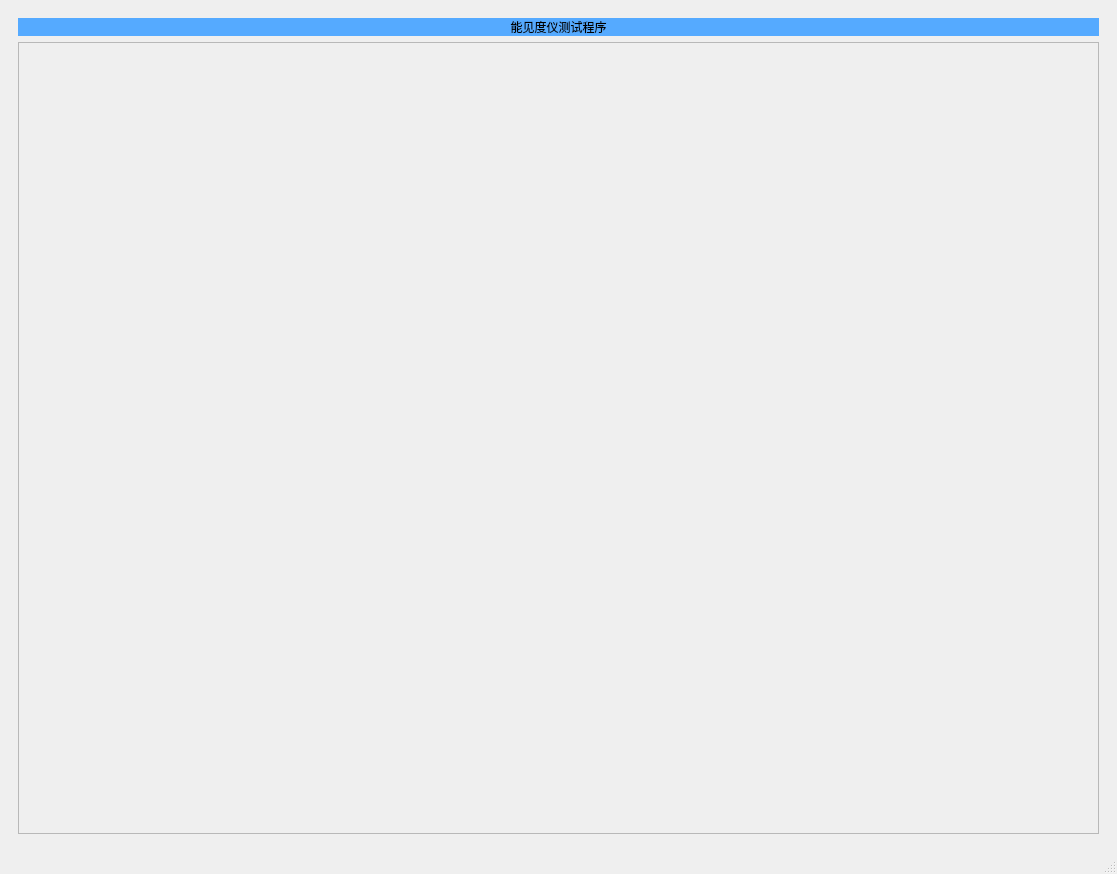
<?xml version="1.0" encoding="UTF-8"?>
<ui version="4.0">
 <class>MainWindow</class>
 <widget class="QMainWindow" name="MainWindow">
  <property name="geometry">
   <rect>
    <x>0</x>
    <y>0</y>
    <width>1117</width>
    <height>874</height>
   </rect>
  </property>
  <property name="windowTitle">
   <string>能见度仪器测试程序</string>
  </property>
  <widget class="QWidget" name="centralwidget">
   <layout class="QGridLayout" name="gridLayout_5">
    <item row="0" column="0">
     <widget class="QWidget" name="headWidget" native="true">
      <layout class="QVBoxLayout" name="verticalLayout_2">
       <item>
        <widget class="QLabel" name="labLogoCn">
         <property name="styleSheet">
          <string notr="true">font: 32pt &quot;微软雅黑&quot;;
background-color: rgb(85, 170, 255);</string>
         </property>
         <property name="text">
          <string>能见度仪测试程序</string>
         </property>
         <property name="alignment">
          <set>Qt::AlignCenter</set>
         </property>
        </widget>
       </item>
       <item>
        <widget class="QScrollArea" name="scrollArea">
         <property name="widgetResizable">
          <bool>true</bool>
         </property>
         <widget class="QWidget" name="scrollAreaWidgetContents">
          <property name="geometry">
           <rect>
            <x>0</x>
            <y>0</y>
            <width>1071</width>
            <height>728</height>
           </rect>
          </property>
          <layout class="QVBoxLayout" name="verticalLayout">
           <item>
            <widget class="QWidget" name="widget" native="true">
             <layout class="QGridLayout" name="gridLayout">
              <property name="leftMargin">
               <number>0</number>
              </property>
              <property name="topMargin">
               <number>0</number>
              </property>
              <property name="rightMargin">
               <number>0</number>
              </property>
              <property name="bottomMargin">
               <number>0</number>
              </property>
              <property name="spacing">
               <number>0</number>
              </property>
              <item row="0" column="0">
               <widget class="frmDeviceNode" name="widget1" native="true"/>
              </item>
              <item row="0" column="1">
               <widget class="frmDeviceNode" name="widget2" native="true"/>
              </item>
              <item row="0" column="2">
               <widget class="frmDeviceNode" name="widget3" native="true"/>
              </item>
              <item row="0" column="3">
               <widget class="frmDeviceNode" name="widget4" native="true"/>
              </item>
              <item row="1" column="0">
               <widget class="frmDeviceNode" name="widget5" native="true"/>
              </item>
              <item row="1" column="1">
               <widget class="frmDeviceNode" name="widget6" native="true"/>
              </item>
              <item row="1" column="2">
               <widget class="frmDeviceNode" name="widget7" native="true"/>
              </item>
              <item row="1" column="3">
               <widget class="frmDeviceNode" name="widget8" native="true"/>
              </item>
              <item row="2" column="0">
               <widget class="frmDeviceNode" name="widget9" native="true"/>
              </item>
              <item row="2" column="1">
               <widget class="frmDeviceNode" name="widget10" native="true"/>
              </item>
              <item row="2" column="2">
               <widget class="frmDeviceNode" name="widget11" native="true"/>
              </item>
              <item row="2" column="3">
               <widget class="frmDeviceNode" name="widget12" native="true"/>
              </item>
              <item row="3" column="0">
               <widget class="frmDeviceNode" name="widget13" native="true"/>
              </item>
              <item row="3" column="1">
               <widget class="frmDeviceNode" name="widget14" native="true"/>
              </item>
              <item row="3" column="2">
               <widget class="frmDeviceNode" name="widget15" native="true"/>
              </item>
              <item row="3" column="3">
               <widget class="frmDeviceNode" name="widget16" native="true"/>
              </item>
              <item row="4" column="0">
               <widget class="frmDeviceNode" name="widget17" native="true"/>
              </item>
              <item row="4" column="1">
               <widget class="frmDeviceNode" name="widget18" native="true"/>
              </item>
              <item row="4" column="2">
               <widget class="frmDeviceNode" name="widget19" native="true"/>
              </item>
              <item row="4" column="3">
               <widget class="frmDeviceNode" name="widget20" native="true"/>
              </item>
              <item row="5" column="0">
               <widget class="frmDeviceNode" name="widget21" native="true"/>
              </item>
              <item row="5" column="1">
               <widget class="frmDeviceNode" name="widget22" native="true"/>
              </item>
              <item row="5" column="2">
               <widget class="frmDeviceNode" name="widget23" native="true"/>
              </item>
              <item row="5" column="3">
               <widget class="frmDeviceNode" name="widget24" native="true"/>
              </item>
             </layout>
            </widget>
           </item>
          </layout>
         </widget>
        </widget>
       </item>
      </layout>
     </widget>
    </item>
   </layout>
  </widget>
  <widget class="QStatusBar" name="statusbar"/>
 </widget>
 <customwidgets>
  <customwidget>
   <class>frmDeviceNode</class>
   <extends>QWidget</extends>
   <header location="global">frmdevicenode.h</header>
   <container>1</container>
  </customwidget>
 </customwidgets>
 <resources/>
 <connections/>
</ui>
